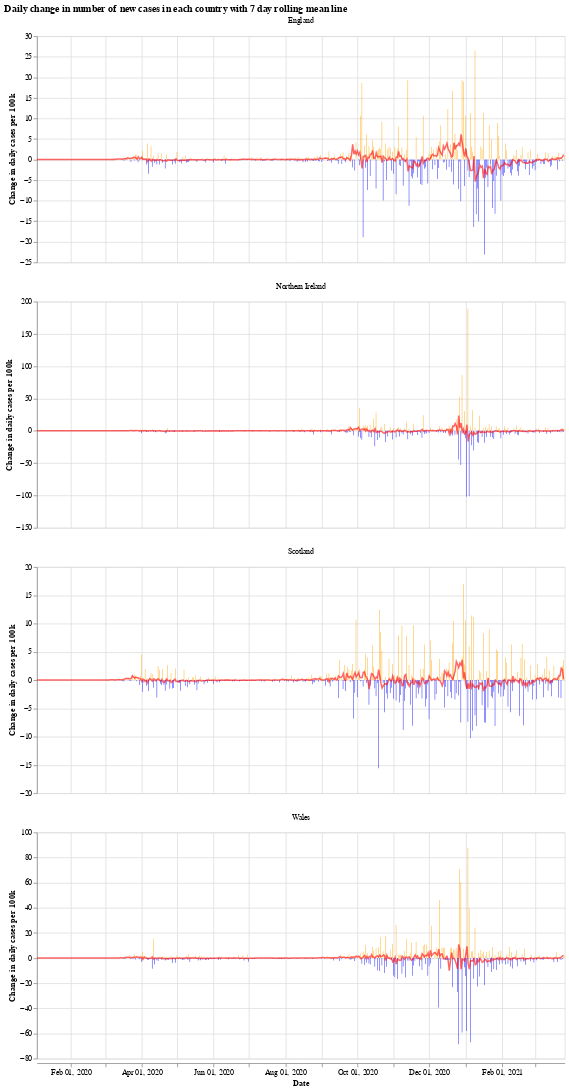

Notebook cell for this chart:
### Markdown cell above
We will use the Python library `Altair` for visualising the data, see the [altair docs](https://altair-viz.github.io/) for more information.

First we have a graph which shows the daily change in the number of new cases for each country. This number jumps up and down all over the place, which is likely due to delay in reporting of new cases over the weekend. Another interesting thing is that it looks like the daily cases in Wales experienced a much shorter period of calm over the summer (calm in the sense of daily cases not jumping up and down).

The orange bars are days when the number of new cases (per 100k population) was more than the previous day, while the blue are days when the number of new cases dropped. The red line is the 7 day moving average. 

When the moving average line is below 0, it means that there is a consistent drop in new cases. We can see this clearly happening around the times that lockdowns were introduced (though, to varying degrees). I will update the graphs soon with a marker of when each lockdown started.

### Code cell
# collapse
import altair as alt

bars = alt.Chart(uk_cases).mark_bar().encode(
    x=alt.X("yearmonthdate(date):T", axis=alt.Axis(title='Date')),
    y=alt.Y("casesChangeRate:Q", axis=alt.Axis(title='Change in daily cases per 100k')),
    tooltip='casesChange',
    color=alt.condition(
        alt.datum.casesChangeRate > 0,
        alt.value("orange"),  # The positive color
        alt.value("blue")  # The negative color
    )
).properties(title='Daily change in number of new cases with 7 day rolling mean',width=700).interactive()

line = alt.Chart(uk_cases).mark_line(
    color='red',
    size=2,
    opacity=0.6
).transform_window(
    rolling_mean='mean(casesChangeRate)',
    frame=[0, 7],
    groupby=['areaName']
).encode(
    x='yearmonthdate(date):T',
    y='rolling_mean:Q'
)

alt.layer(bars, line, data=uk_cases).facet(alt.Column(
    'areaName', title=''), columns=1).resolve_scale(y='independent').properties(title='Daily change in number of new cases in each country with 7 day rolling mean line')

### Figure 1 — Vega-Lite specification as saved in the notebook (floating-point values rounded to 4 significant figures; data arrays with more than 128 entries replaced by an {"elided": "..."} marker saying what was removed)
{"config": {"view": {"continuousWidth": 400, "continuousHeight": 300}}, "data": {"name": "data-21580e113eecde7a5aa55919964b89f9"}, "facet": {"type": "nominal", "field": "areaName", "title": ""}, "spec": {"layer": [{"mark": "bar", "encoding": {"color": {"condition": {"value": "orange", "test": "(datum.casesChangeRate > 0)"}, "value": "blue"}, "tooltip": {"type": "quantitative", "field": "casesChange"}, "x": {"type": "temporal", "axis": {"title": "Date"}, "field": "date", "timeUnit": "yearmonthdate"}, "y": {"type": "quantitative", "axis": {"title": "Change in daily cases per 100k"}, "field": "casesChangeRate"}}, "selection": {"selector001": {"type": "interval", "bind": "scales", "encodings": ["x", "y"]}}, "title": "Daily change in number of new cases with 7 day rolling mean", "width": 700}, {"mark": {"type": "line", "color": "red", "opacity": 0.6, "size": 2}, "encoding": {"x": {"type": "temporal", "field": "date", "timeUnit": "yearmonthdate"}, "y": {"type": "quantitative", "field": "rolling_mean"}}, "transform": [{"window": [{"op": "mean", "field": "casesChangeRate", "as": "rolling_mean"}], "frame": [0, 7], "groupby": ["areaName"]}]}]}, "columns": 1, "resolve": {"scale": {"y": "independent"}}, "title": "Daily change in number of new cases in each country with 7 day rolling mean line", "$schema": "https://vega.github.io/schema/vega-lite/v4.8.1.json", "datasets": {"data-21580e113eecde7a5aa55919964b89f9": {"elided": "1792 records"}}}
